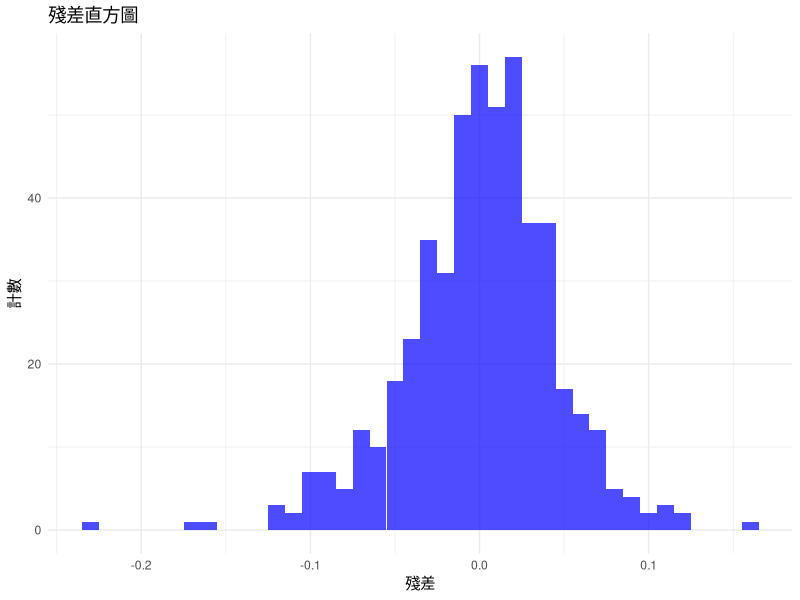

Generate this figure with R:
library(tidyverse)

# 讀取 CSV 數據
dt <- read.csv("./Equity_Premium.csv")

# 將 Time 轉換為日期格式
dt$Time <- as.Date(paste0(dt$Time, "01"), format="%Y%m%d")

# 使用 (X'X)^(-1)*(X'Y) 計算 beta 的函數
calculate_beta_direct <- function(X, y) {
  X <- as.matrix(cbind(1, X))  # 添加截距
  solve(t(X) %*% X) %*% t(X) %*% y
}

# 使用 FWL 定理計算 beta 的函數（修正版）
calculate_beta_fwl <- function(X, y) {
  X <- as.matrix(X)  # 確保 X 是矩陣
  n <- ncol(X)
  betas <- numeric(n + 1)
  betas[1] <- mean(y)  # 截距
  
  for (i in 1:n) {
    X_i <- X[, i]
    X_not_i <- X[, -i, drop = FALSE]  # 確保 X_not_i 是矩陣
    
    # 將 X_i 對其他 X 進行回歸
    res_X <- lm(X_i ~ X_not_i)$residuals
    
    # 將 y 對其他 X 進行回歸
    res_y <- lm(y ~ X_not_i)$residuals
    
    # 將 res_y 對 res_X 進行回歸
    betas[i + 1] <- coef(lm(res_y ~ res_X))[2]
  }
  
  betas
}

# 準備數據
X <- dt[, c("x_dfy", "x_infl", "x_svar", "x_tms", "x_tbl", "x_dfr")]
y <- dt$y

# 計算 beta
beta_direct <- calculate_beta_direct(X, y)
beta_fwl <- calculate_beta_fwl(X, y)

# 使用 lm() 進行線性回歸以作比較
model <- lm(y ~ x_dfy + x_infl + x_svar + x_tms + x_tbl + x_dfr, data = dt)

# 獲取係數估計值
coef_estimates <- coef(model)

# 計算 T*（樣本大小）
T_star <- nrow(dt)

# 計算 y 的樣本均值
y_bar <- mean(y)

# 計算 R 平方
R_squared <- summary(model)$r.squared

# 計算均方誤差（MSE）
mse <- mean(residuals(model)^2)

# 打印結果
cat("係數估計值 (lm)：\n")
print(coef_estimates)

cat("\n係數估計值（直接方法）：\n")
print(beta_direct)

cat("\n係數估計值（FWL 定理）：\n")
print(beta_fwl)

cat("\n樣本大小 (T*):", T_star)
cat("\ny 的樣本均值:", y_bar)
cat("\nR 平方:", R_squared)
cat("\n均方誤差:", mse)

# 創建比較表
comparison_table <- data.frame(
  Variable = c("Intercept", colnames(X)),
  lm = coef_estimates,
  Direct = beta_direct,
  FWL = beta_fwl
)

# 打印比較表
print(comparison_table)

# 繪製殘差圖
ggplot(data.frame(residuals = residuals(model)), aes(x = residuals)) +
  geom_histogram(binwidth = 0.01, fill = "blue", alpha = 0.7) +
  theme_minimal() +
  labs(title = "殘差直方圖", x = "殘差", y = "計數")

# 保存圖片（如果需要保存，請取消注釋）
# ggsave("residuals_histogram.png", width = 8, height = 6)